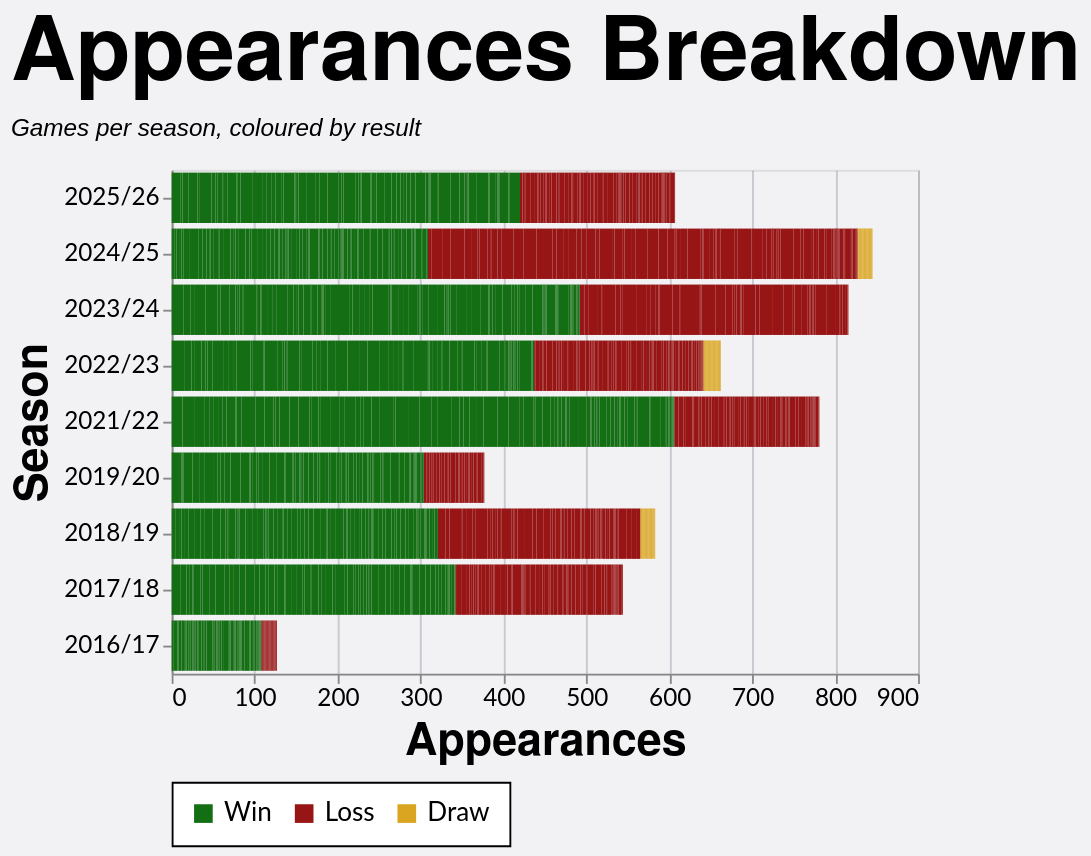

Vega-Lite specification for this chart:
### Vega-Lite specification from a JSON file in a GitHub repository (floating-point values rounded to 4 significant figures; data arrays with more than 128 entries replaced by an {"elided": "..."} marker saying what was removed)
{"config": {"axis": {"labelFont": "Lato, sans-serif", "titleFont": "PT Sans Narrow, Helvetica Neue, Helvetica, Arial, sans-serif", "labelFontSize": 13, "titleFontSize": 24, "gridColor": "#202947", "gridOpacity": 0.2}, "header": {"labelFont": "PT Sans Narrow, Helvetica Neue, Helvetica, Arial, sans-serif", "titleFont": "PT Sans Narrow, Helvetica Neue, Helvetica, Arial, sans-serif", "labelFontSize": 24, "titleFontSize": 28, "labelFontWeight": "bold", "orient": "left"}, "legend": {"labelFont": "Lato, sans-serif", "titleFont": "PT Sans Narrow, Helvetica Neue, Helvetica, Arial, sans-serif", "labelFontSize": 14, "titleFontSize": 16, "titlePadding": 5, "fillColor": "white", "strokeColor": "black", "padding": 10, "titleFontWeight": "lighter", "titleFontStyle": "italic", "titleColor": "gray", "offset": 10}, "title": {"font": "PT Sans Narrow, Helvetica Neue, Helvetica, Arial, sans-serif", "fontSize": 48, "fontWeight": "bold", "anchor": "start", "align": "center", "titlePadding": 20, "subtitlePadding": 10, "subtitleFontSize": 13, "subtitleColor": "", "subtitleFontStyle": "italic", "offset": 15, "color": "black"}, "axisX": {"labelAngle": 0}, "facet": {"title": null, "header": null, "align": {"row": "each", "column": "each"}}, "resolve": {"scale": {"y": "independent", "facet": "independent"}}, "background": "#f2f1f4", "scale": {"offsetBandPaddingOuter": 0.2, "offsetBandPaddingInner": 0.1}}, "data": {"name": "data-cbeca3a47f7fa7d593df15c115c7f103"}, "mark": {"type": "bar"}, "encoding": {"color": {"field": "color_value", "legend": {"orient": "bottom", "title": null}, "scale": {"domain": ["Win", "Loss", "Draw"], "range": ["#146f14", "#981515", "goldenrod"]}, "sort": {"field": "sum(apps)", "op": "sum", "order": "descending"}, "type": "nominal"}, "tooltip": [{"field": "player", "title": "Player", "type": "nominal"}, {"field": "season", "title": "Season", "type": "nominal"}, {"field": "color_value", "title": "Group", "type": "nominal"}, {"aggregate": "sum", "field": "apps", "title": "Appearances", "type": "quantitative"}], "x": {"aggregate": "sum", "field": "apps", "title": "Appearances", "type": "quantitative"}, "y": {"field": "season", "sort": {"field": "season_sort", "op": "max", "order": "descending"}, "title": "Season", "type": "nominal"}}, "height": {"step": 30}, "title": {"text": "Appearances Breakdown", "subtitle": "Games per season, coloured by result"}, "width": 400, "$schema": "https://vega.github.io/schema/vega-lite/v5.20.1.json", "datasets": {"data-cbeca3a47f7fa7d593df15c115c7f103": {"elided": "2489 records"}}}
